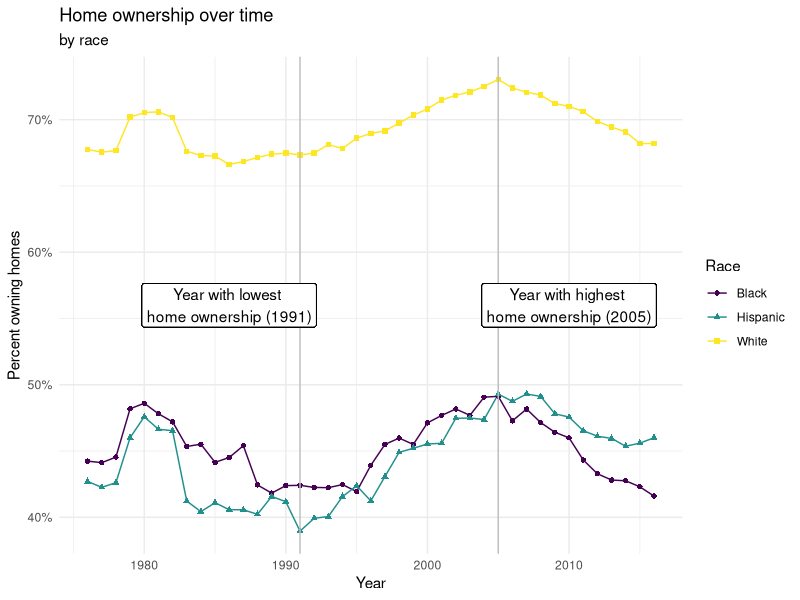

The R script that drew this image:
## ---- chunk 1
knitr::opts_chunk$set(echo = TRUE)
## ---- chunk 2
library(tidyverse)
library(viridis)
library(gganimate)
## ---- chunk 3
income_mean <- read.csv(file = "../data/income_mean.csv")
home_owner <- read_csv(file = "../data/home_owner.csv")
## ---- chunk 4
lowest_year <- home_owner %>%
  group_by(year) %>%
  summarize(mean_pct_unweighted = mean(home_owner_pct)) %>%
  arrange(mean_pct_unweighted) %>%
  slice(1) %>%
  pull(year)
highest_year <- home_owner %>%
  group_by(year) %>%
  summarize(mean_pct_unweighted = mean(home_owner_pct)) %>%
  arrange(desc(mean_pct_unweighted)) %>%
  slice(1) %>%
  pull(year)  
## ---- chunk 5
home_owner %>%
  ggplot(
    aes(x = year, y = home_owner_pct, color = race, shape = race)
  ) +
  geom_line() +
  geom_point() +
  geom_vline(aes(xintercept = lowest_year), color = "grey") +
  geom_vline(aes(xintercept = highest_year), color = "grey") +
  geom_label(x = lowest_year - 5, y = 0.56, 
            label = paste0("Year with lowest \nhome ownership (", lowest_year, ")"), 
            color = "black") +
    geom_label(x = highest_year + 5, y = 0.56, 
            label = paste0("Year with highest \nhome ownership (", highest_year, ")"), 
            color = "black") +
  # gganimate::transition_reveal(year) +
  scale_color_viridis_d() +
  labs(
    x = "Year",
    y = "Percent owning homes",
    color = "Race",
    shape = "Race",
    title = "Home ownership over time",
    subtitle = "by race"
  ) +
  theme_minimal() +
  scale_y_continuous(labels = scales::percent_format(scale = 100))
## ---- chunk 6
#rename()
#income_mean %>%
 # filter(income_quintile == "Middle", race != "All Races") %>%
  #ggplot(aes(x = year, y = ))
